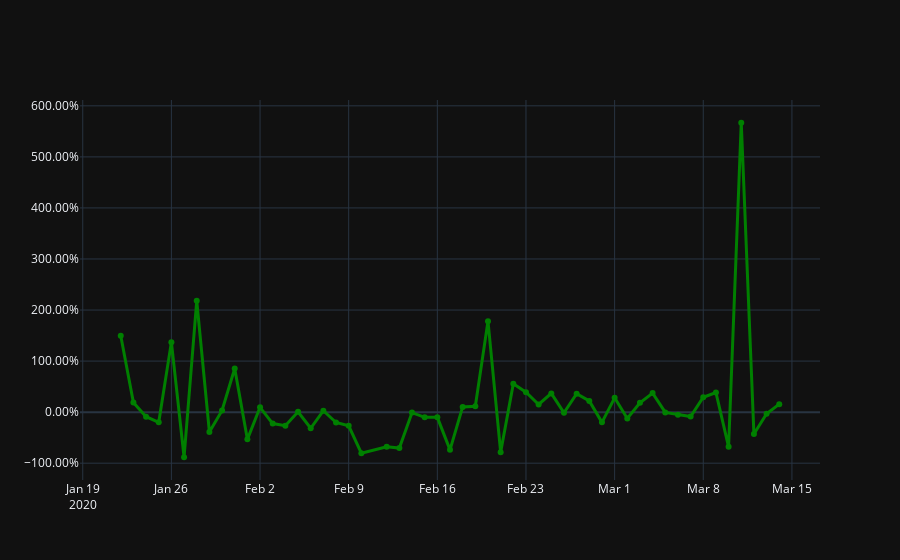

Notebook cell for this chart:
### Markdown cell above
# Daily Percent Change in Growth Rate

Useful for tracking whether the growth rate is increasing. Any positive percentage indicates exponential growth.

### Code cell
fig = go.Figure()
fig.update_layout(template='plotly_dark')

tmp_df = world_df.copy()
tmp_df = tmp_df[tmp_df['Growth Rate Accel'] < 10]

fig.add_trace(go.Scatter(x=tmp_df['Date'], 
                         y=tmp_df['Growth Rate Accel'],
                         mode='lines+markers',
                         name='Growth Acceleration',
                         line=dict(color='Green', width=3)))
fig.update_layout(yaxis=dict(tickformat=".2%"))

fig.show()
